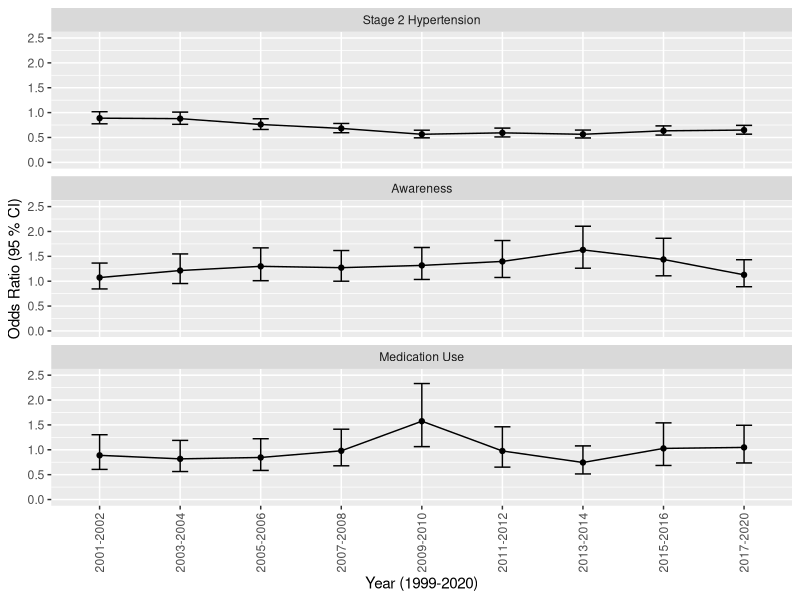
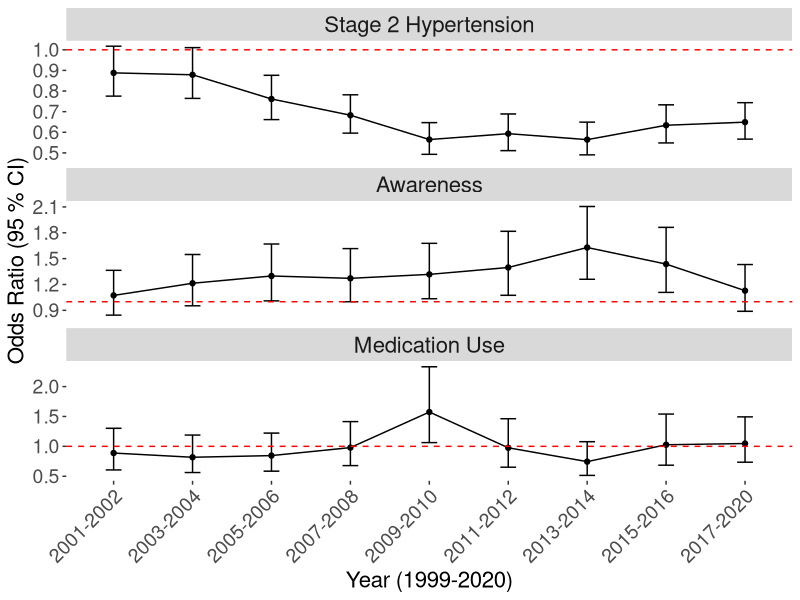
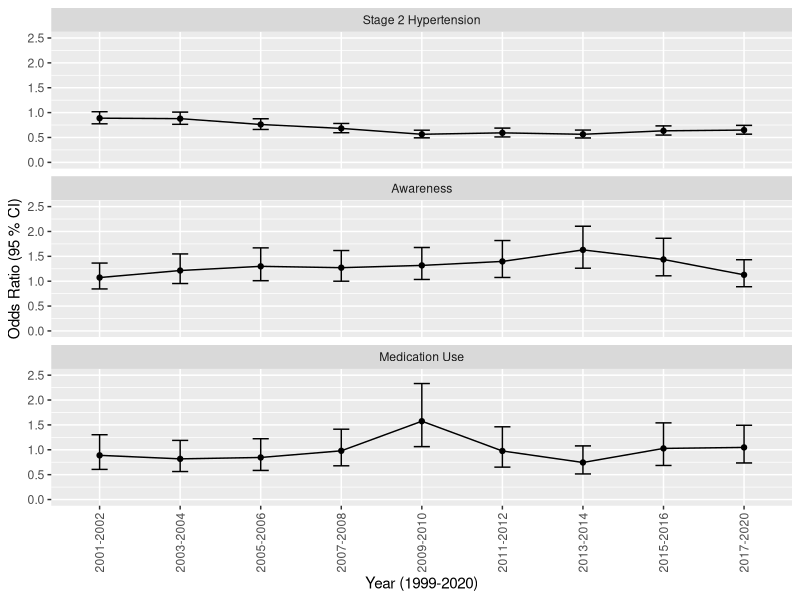
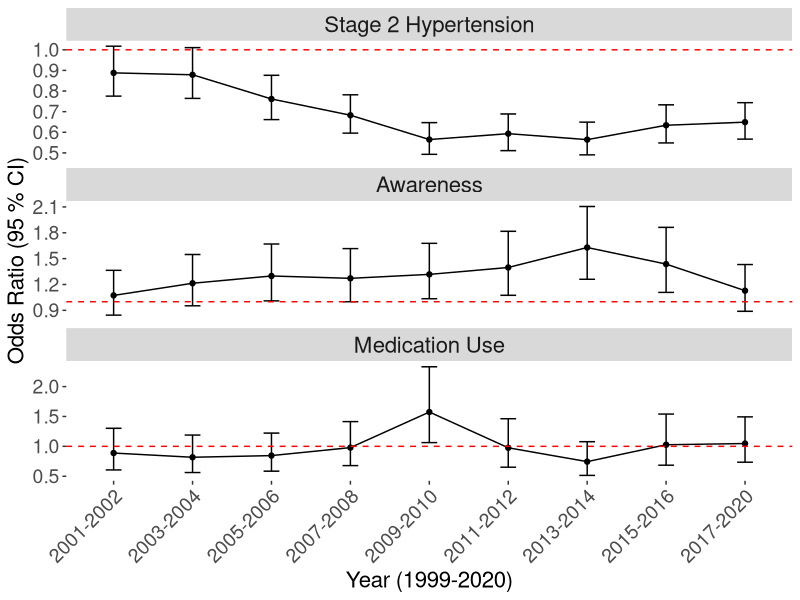

Here is the R script that generated these plots, in order:
## ---- chunk 1
knitr::opts_chunk$set(echo = TRUE)

library(readr)
library(ggplot2)
library(dplyr)
library(tidyr)
## ---- chunk 2
res_m1 <- read_csv("./result_files/res_m1.csv")
res_m2 <- read_csv("./result_files/res_m2.csv")
res_m3 <- read_csv("./result_files/res_m3.csv")

# Storing the original names
original_names1 <- names(res_m1)
original_names2 <- names(res_m2)
original_names3 <- names(res_m3)

# Creating a new names vector
new_names1 <- c("", "coef.names", paste0('m1_', original_names1[3:length(original_names1)]))
new_names2 <- c("", "coef.names", paste0('m2_', original_names2[3:length(original_names2)]))
new_names3 <- c("", "coef.names", paste0('m3_', original_names3[3:length(original_names3)]))

# Applying the new names to res_m1
res_m1 <- res_m1 %>%
  setNames(new_names1)

res_m2 <- res_m2 %>%
  setNames(new_names2)

res_m3 <- res_m3 %>%
  setNames(new_names3)

combined_res <- merge(res_m1, res_m2, by = c("", "coef.names"), all = TRUE)
combined_res <- merge(combined_res, res_m3, by = c("coef.names"), all = TRUE) 
combined_res <- combined_res %>% select(-Var.1, -Var.9)


# Reshape the data to a long format suitable for ggplot
long_df <- combined_res %>%
  gather(key, value, -coef.names) %>%
  separate(key, into = c("model", "measure"), sep = "_") %>%
  spread(measure, value) %>%
  slice(31:57) %>%
  mutate(coef.names = sub("^svy_year", "", coef.names))

m_plot <- 
  long_df %>%
  ggplot(aes(x = coef.names, y = OR, ymin = ci.low, ymax = ci.up, group = model)) +
  geom_point() +
  geom_line() +
  geom_errorbar(width = 0.2) +
  ylim(0,2.5) +
  facet_wrap(~ model, scales = "free_y", ncol = 1,
             labeller = labeller(model = c(
               m1 = "Stage 2 Hypertension",
               m2 = "Awareness",
               m3 = "Medication Use"))) +
  theme(axis.text.x = element_text(angle = 90, hjust = 1)) +
  labs(
    # title = "OR (95% CI) of Stage 2 Hypertension, Awareness, and Self-reported Antihypertensive Medication Us", 
       x = "Year (1999-2020)", y = "Odds Ratio (95 % CI)") +
  theme(axis.text.x = element_text(angle = 90, hjust = 0.5, vjust = 0.5, lineheight = 0.8))

m_plot

ggsave("./result_files/m_plot.png", plot = m_plot, width = 8, height = 12, dpi = 300)
## ---- chunk 3
combined_res <- merge(res_m1, res_m2, by = c("", "coef.names"), all = TRUE)
combined_res <- merge(combined_res, res_m3, by = c("coef.names"), all = TRUE) 
combined_res <- combined_res %>% select(-Var.1, -Var.9)

# Reshape the data to a long format suitable for ggplot
long_df <- combined_res %>%
  gather(key, value, -coef.names) %>%
  separate(key, into = c("model", "measure"), sep = "_") %>%
  spread(measure, value) %>%
  slice(31:57) %>%
  mutate(coef.names = sub("^svy_year", "", coef.names))

m_plot <- 
  long_df %>%
  ggplot(aes(x = coef.names, y = OR, ymin = ci.low, ymax = ci.up, group = model)) +
  geom_point() +
  geom_line() +
  geom_errorbar(width = 0.2) +
  geom_hline(yintercept = 1, linetype = "dashed", color = "red") +
  facet_wrap(~ model, scales = "free_y", ncol = 1,
             labeller = labeller(model = c(
               m1 = "Stage 2 Hypertension",
               m2 = "Awareness",
               m3 = "Medication Use"))) +
  theme(axis.text.x = element_text(angle = 45, hjust = 1, size = 14), # Increases x-axis text size
        axis.text.y = element_text(size = 14), # Increases y-axis text size
        axis.title.x = element_text(size = 16), # Increases x-axis title size
        axis.title.y = element_text(size = 16), # Increases y-axis title size
        legend.text = element_text(size = 14), # Increases legend text size
        legend.title = element_text(size = 16), # Increases legend title size
        strip.text = element_text(size = 16), # Increases facet label size
        panel.background = element_rect(fill = "white"),
        plot.background = element_rect(fill = "white", color = NA),
        panel.grid.major = element_blank(),
        panel.grid.minor = element_blank()) +
  labs(x = "Year (1999-2020)", y = "Odds Ratio (95 % CI)")


m_plot

ggsave("./result_files/m_plot2.png", plot = m_plot, width = 8, height = 6, dpi = 300)

